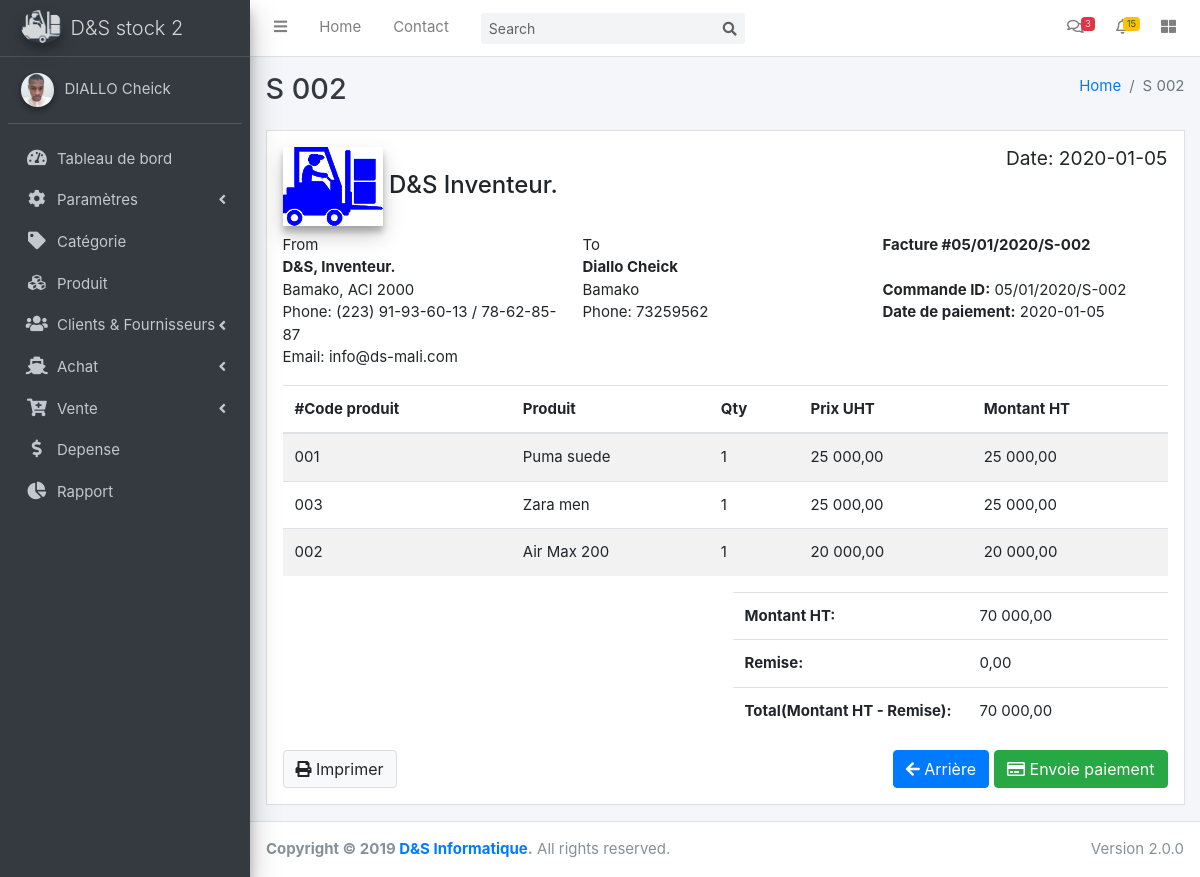
Page /detail_facture.php?id=05/01/2020/S-002 on the committed database.
### tables this page shows
CREATE TABLE `transaction` (
  `id_transaction` int(11) NOT NULL,
  `num_facture` varchar(20) NOT NULL,
  `client_fournisseur` int(11) NOT NULL,
  `montant` decimal(9,2) NOT NULL,
  `remise` decimal(9,2) NOT NULL,
  `montant_paye` decimal(9,2) NOT NULL,
  `remarque` text DEFAULT NULL,
  `type` int(1) NOT NULL,
  `transaction_date` varchar(10) DEFAULT NULL,
  `ajouter_par` int(11) NOT NULL
);

CREATE TABLE `clients` (
  `IdClient` int(10) NOT NULL,
  `Client_civilite` varchar(8) NOT NULL,
  `Nom` varchar(255) NOT NULL,
  `Prenom` varchar(255) NOT NULL,
  `Adresse` varchar(255) DEFAULT NULL,
  `Tel` varchar(12) DEFAULT NULL
);

CREATE TABLE `produit` (
  `id_produit` int(11) NOT NULL,
  `nom_produit` varchar(100) NOT NULL,
  `code_produit` varchar(13) NOT NULL,
  `categorie` int(11) NOT NULL,
  `marque` int(11) NOT NULL,
  `prix_achat` decimal(8,2) NOT NULL,
  `prix_vente` decimal(8,2) NOT NULL,
  `stock` int(4) NOT NULL DEFAULT 0,
  `stock_encours` int(11) DEFAULT 0,
  `statut` int(1) NOT NULL,
  `image` varchar(65) DEFAULT NULL,
  `ajouter_par` int(11) DEFAULT NULL,
  `created_at` date DEFAULT current_timestamp()
);

CREATE TABLE `detail` (
  `Detail_num` int(11) NOT NULL,
  `Detail_com` varchar(20) NOT NULL,
  `Detail_ref` varchar(10) NOT NULL,
  `Detail_qte` smallint(6) NOT NULL,
  `type` int(1) NOT NULL,
  `date_commande` varchar(10) NOT NULL
);

### detail_facture.php (the view, shortened to what this page needs)
<?php
include('includes/db_connexion.php');
$id = $_GET['id'];
$query ="SELECT t.num_facture, t.client_fournisseur, t.montant, t.remise,t.montant_paye, t.transaction_date, d.Detail_com, d.Detail_ref, d.Detail_qte, p.id_produit, p.nom_produit, p.code_produit, p.prix_vente,c.IdClient, c.Nom, c.Prenom FROM transaction t, clients c, detail d, produit p WHERE t.client_fournisseur = c.IdClient AND t.num_facture = d.Detail_com AND d.Detail_ref = p.id_produit AND t.num_facture= '".$id."'";
$statement = $connect->prepare($query);
$statement->execute();
$result = $statement->fetchAll();
$total_row = $statement->rowCount();
$query2 ="SELECT t.id_transaction, t.num_facture, t.client_fournisseur, t.montant, t.montant_paye, t.type, t.transaction_date, c.IdClient, c.Nom, c.Prenom, c.Adresse, c.Tel FROM transaction t, clients c WHERE t.client_fournisseur = c.IdClient AND t.num_facture= '".$id."'";
$statement2 = $connect->prepare($query2);
$statement2->execute();
$result2 = $statement2->fetchAll();
$total_row2 = $statement2->rowCount();
$totalht = 0.00;
include('includes/header.php');
?>
          <div class="col-12">
            <div class="invoice p-3 mb-3">
              <?php if ($total_row2 > 0){ foreach ($result2 as $row2){?>
              <div class="row">
                <div class="col-12">
                  <h4>
                    <img src="dist/img/icon_stock.png" alt="AdminLTE Logo" class="brand-image elevation-3"> D&S Inventeur.
                    <small class="float-right">Date: <?php echo $row2['transaction_date'];?></small>
                  </h4>
                </div>
              </div>
              <div class="row invoice-info">
                <div class="col-sm-4 invoice-col">
                  From
                  <address>
                    <strong>D&S, Inventeur.</strong><br>
                    Bamako, ACI 2000 <br>
                    Phone: (223) 91-93-60-13 / 78-62-85-87<br>
                    Email: info@ds-mali.com
                  </address>
                </div>
                <div class="col-sm-4 invoice-col">
                  To
                  <address>
                    <strong><?php echo $row2['Nom']." ". $row2['Prenom'];?></strong><br>
                    <?php echo $row2['Adresse'];?><br>
                    Phone: <?php echo $row2['Tel'];?><br>
                  </address>
                </div>
                <div class="col-sm-4 invoice-col">
                  <b>Facture #<?php echo $row2['num_facture']?></b><br>
                  <br>
                  <b>Commande ID:</b> <?php echo $row2['num_facture']?><br>
                  <b>Date de paiement:</b> <?php echo $row2['transaction_date']?><br>
                </div>
                <?php }}?>
              </div>
              <div class="row">
                <div class="col-12 table-responsive">
                  <table class="table table-striped">
                    <thead>
                    <tr>
                      <th>#Code produit</th>
                      <th>Produit</th>
                      <th>Qty</th>
                      <th>Prix UHT</th>
                      <th>Montant HT</th>
                    </tr>
                    </thead>
                    <tbody>
                    <?php if ($total_row > 0){ foreach ($result as $row){ ?>
                    <tr>
                      <td><?php echo $row['code_produit']?></td>
                      <td><?php echo $row['nom_produit']?></td>
                      <td><?php echo $row['Detail_qte']?></td>
                      <td><?php echo number_format($row['prix_vente'], 2, ',', ' ')?></td>
                      <td><?php $mth = $row['Detail_qte'] * $row['prix_vente']; echo number_format($mth, 2, ',', ' ');?></td>
                    </tr>
               		<?php $totalht = $totalht + $mth; $remise = $row['remise'];}}?>
                    </tbody>
                  </table>
                </div>
              </div>
              <div class="row">
                <div class="col-6">
                </div>
                <div class="col-6">
                  <div class="table-responsive">
                    <table class="table">
                      <tr>
                        <th style="width:54%">Montant HT:</th>
                        <td><?php echo number_format($totalht, 2, ',', ' ');?></td>
                      </tr>
                      <tr>
                        <th>Remise:</th>
                        <td><?php echo number_format($remise, 2, ',', ' ');?></td>
                      </tr>
                      <tr>
                        <th>Total(Montant HT - Remise):</th>
                        <td><?php $mtotalht = $totalht - $remise; echo number_format($mtotalht, 2, ',', ' ')?></td>
                      </tr>
                    </table>
                  </div>
                </div>
              </div>
              <div class="row no-print">
                <div class="col-12">
                  <a type="button" id="printInvoice" class="btn btn-default"><i class="fas fa-print"></i> Imprimer</a>
                  <button type="button" class="btn btn-success float-right"><i class="far fa-credit-card"></i> Envoie paiement
                  </button>
                  <button type="button" id="retour" class="btn btn-primary float-right" style="margin-right: 5px;">
                    <i class="fas fa-arrow-left"></i> Arrière
                  </button>
                </div>
              </div>
            </div>
        </div>
<?php include('includes/footer.php');?>

### rows in the picture
transaction: transaction_date "2020-01-05", clients.Nom "Diallo", clients.Prenom "Cheick", clients.Adresse "Bamako", clients.Tel "73259562", num_facture "05/01/2020/S-002", produit.code_produit "001", produit.nom_produit "Puma suede", detail.Detail_qte "1", produit.prix_vente "25 000,00", detail.Detail_qte "25 000,00", produit.code_produit "003", produit.nom_produit "Zara men", produit.code_produit "002", produit.nom_produit "Air Max 200", produit.prix_vente "20 000,00", detail.Detail_qte "20 000,00", remise "0,00", remise "70 000,00"

### other values in the picture
$url_en_cours "S 002"
$totalht "70 000,00"
